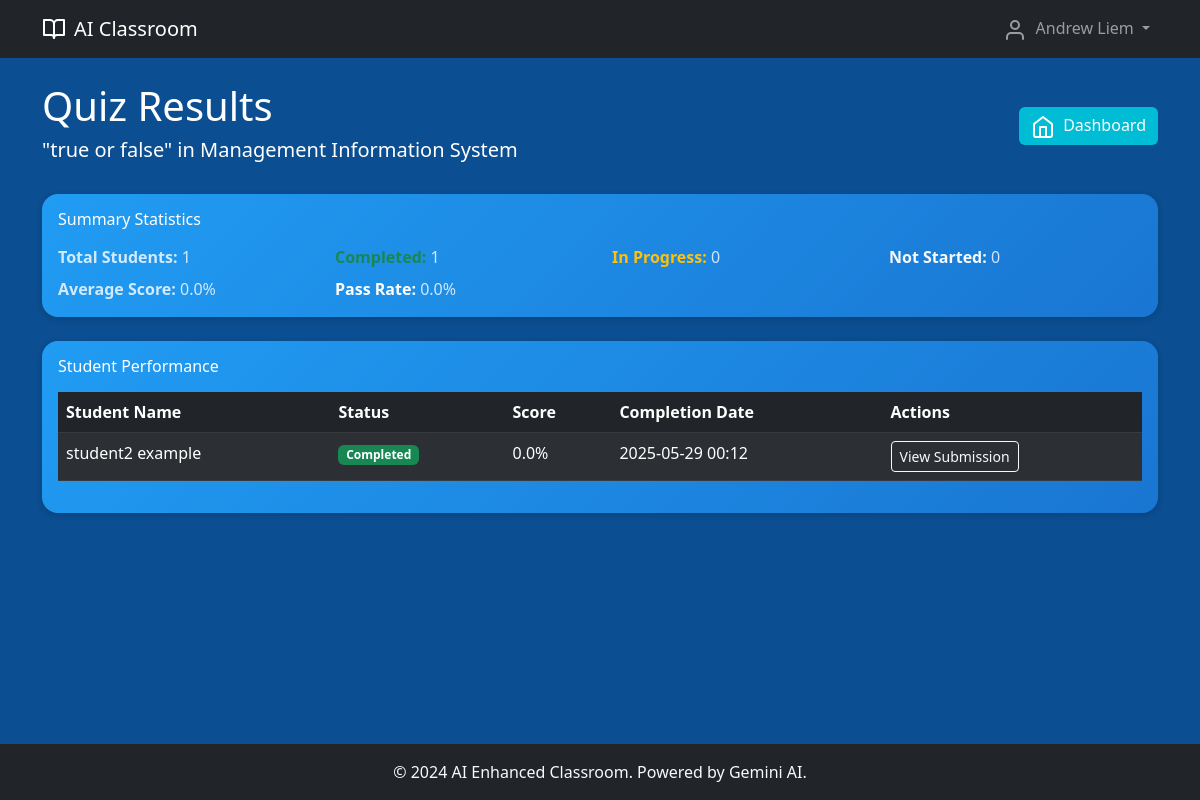
The page /teacher/quiz/4/results (signed in) on the database its author committed.
### models.py (models this page shows, shortened)
class User(UserMixin, db.Model):
    id = db.Column(db.Integer, primary_key=True)
    email = db.Column(db.String(120), unique=True, nullable=False)
    password_hash = db.Column(db.String(256), nullable=False)
    role = db.Column(db.String(20), nullable=False)  # 'teacher' or 'student'
    first_name = db.Column(db.String(100), nullable=False)
    last_name = db.Column(db.String(100), nullable=False)
    created_at = db.Column(db.DateTime, default=datetime.utcnow)
    taught_classrooms = db.relationship('Classroom', backref='teacher', lazy=True)
    enrollments = db.relationship('Enrollment', backref='student', lazy=True)
    self_evaluations = db.relationship('SelfEvaluation', backref='student', lazy=True)
    created_quizzes = db.relationship('Quiz', backref='teacher', lazy=True)
    @property
    def full_name(self):
        return f"{self.first_name} {self.last_name}"

class Quiz(db.Model):
    id = db.Column(db.Integer, primary_key=True)
    title = db.Column(db.String(200), nullable=False)
    description = db.Column(db.Text)
    teacher_id = db.Column(db.Integer, db.ForeignKey('user.id'), nullable=False)
    classroom_id = db.Column(db.Integer, db.ForeignKey('classroom.id'), nullable=False)
    quiz_type = db.Column(db.String(20), nullable=False)  # 'mcq', 'true_false', 'essay'
    questions_json = db.Column(db.Text, nullable=False)
    time_limit_minutes = db.Column(db.Integer)  # NULL means no time limit
    passing_score = db.Column(db.Float, default=60.0)
    is_required = db.Column(db.Boolean, default=False)
    available_from = db.Column(db.DateTime)
    available_until = db.Column(db.DateTime)
    created_at = db.Column(db.DateTime, default=datetime.utcnow)
    published = db.Column(db.Boolean, default=False)
    max_attempts = db.Column(db.Integer) # NULL means unlimited attempts
    evaluations = db.relationship('SelfEvaluation', backref='quiz', lazy=True)

class Classroom(db.Model):
    id = db.Column(db.Integer, primary_key=True)
    name = db.Column(db.String(200), nullable=False)
    description = db.Column(db.Text)
    invitation_code = db.Column(db.String(10), unique=True, nullable=False)
    teacher_id = db.Column(db.Integer, db.ForeignKey('user.id'), nullable=False)
    created_at = db.Column(db.DateTime, default=datetime.utcnow)
    enrollments = db.relationship('Enrollment', backref='classroom', lazy=True, cascade='all, delete-orphan')
    materials = db.relationship('Material', backref='classroom', lazy=True, cascade='all, delete-orphan')
    self_evaluations = db.relationship('SelfEvaluation', backref='classroom', lazy=True, cascade='all, delete-orphan')
    quizzes = db.relationship('Quiz', backref='classroom', lazy=True, cascade='all, delete-orphan')

class SelfEvaluation(db.Model):
    id = db.Column(db.Integer, primary_key=True)
    student_id = db.Column(db.Integer, db.ForeignKey('user.id'), nullable=False)
    classroom_id = db.Column(db.Integer, db.ForeignKey('classroom.id'), nullable=False)
    material_id = db.Column(db.Integer, db.ForeignKey('material.id'), nullable=True)
    quiz_id = db.Column(db.Integer, db.ForeignKey('quiz.id'), nullable=True)
    quiz_type = db.Column(db.String(20), nullable=False)  # 'mcq', 'true_false', 'essay'
    questions_json = db.Column(db.Text, nullable=False)
    answers_json = db.Column(db.Text, nullable=False)
    score = db.Column(db.Float)
    feedback_json = db.Column(db.Text)
    created_at = db.Column(db.DateTime, default=datetime.utcnow)
    completed_at = db.Column(db.DateTime)
    is_ai_generated = db.Column(db.Boolean, default=True)
    started_at = db.Column(db.DateTime)

### routes.py (the view)
@app.route('/teacher/quiz/<int:quiz_id>/results')
@login_required
def teacher_quiz_results(quiz_id):
    if current_user.role != 'teacher':
        flash('Access denied', 'error')
        return redirect(url_for('index'))
    quiz = Quiz.query.filter_by(id=quiz_id).first_or_404()
    if quiz.teacher_id != current_user.id:
        flash('Access denied: you can only view results for your own quizzes', 'error')
        return redirect(url_for('teacher_dashboard'))
    evaluations = SelfEvaluation.query.filter_by(quiz_id=quiz_id).all()
    enrollments = Enrollment.query.filter_by(classroom_id=quiz.classroom_id).all()
    students = [enrollment.student for enrollment in enrollments]
    completed_students = set()
    in_progress_students = set()
    latest_completed_evaluations = {}
    for evaluation in evaluations:
        if evaluation.student_id not in completed_students and evaluation.student_id not in in_progress_students:
            if evaluation.completed_at is not None:
                completed_students.add(evaluation.student_id)
            elif evaluation.started_at is not None:
                in_progress_students.add(evaluation.student_id)
        if evaluation.completed_at is not None:
            student_id = evaluation.student_id
            if student_id not in latest_completed_evaluations or evaluation.completed_at > latest_completed_evaluations[student_id].completed_at:
                latest_completed_evaluations[student_id] = evaluation
    completed_count = len(completed_students)
    in_progress_count = len(in_progress_students)
    not_started_count = len(students) - (completed_count + in_progress_count)
    if completed_count > 0:
        completed_scores = [e.score for e in latest_completed_evaluations.values() if e.score is not None]
        if completed_scores:
            avg_score = sum(completed_scores) / completed_count
        else:
            avg_score = 0.0 # Handle case where all completed scores are None (shouldn't happen if 0% is 0.0)
        pass_count = sum(1 for e in evaluations if e.completed_at is not None and e.score is not None and e.score >= quiz.passing_score)
        pass_rate = (pass_count / completed_count) * 100 if completed_count > 0 else 0
    else:
        avg_score = None
        pass_rate = None
    return render_template('teacher/quiz_results.html',
                         classroom=quiz.classroom,
                         quiz=quiz,
                         evaluations=evaluations,
                         students=students,
                         completed_count=completed_count,
                         in_progress_count=in_progress_count,
                         not_started_count=not_started_count,
                         avg_score=avg_score,
                         pass_rate=pass_rate)

### app.py (called while the page is built)
@login_manager.user_loader
def load_user(user_id):
    from models import User
    return User.query.get(int(user_id))

### templates/teacher/quiz_results.html (shortened to what this page needs)
{% extends "base.html" %}
{% block content %}
<div class="d-flex justify-content-between align-items-center mb-4">
    <div>
        <h1 class="text-white">Quiz Results</h1>
        <h5 class="text-white">"{{ quiz.title }}" in {{ classroom.name }}</h5>
    </div>
    <a href="{{ url_for('teacher_dashboard') }}" class="btn btn-gradient-teal">
        <i data-feather="home" class="me-2"></i>Dashboard
    </a>
</div>
<div class="card border-0 gradient-blue rounded-4 mb-4">
    <div class="card-body">
        <h6 class="text-white mb-3">Summary Statistics</h6>
        <div class="row text-white-80">
            <div class="col-md-3">
                <strong class="text-white-80">Total Students:</strong> {{ students|length }}
            </div>
            <div class="col-md-3">
                <strong class="text-success">Completed:</strong> {{ completed_count }}
            </div>
            <div class="col-md-3">
                <strong class="text-yellow">In Progress:</strong> {{ in_progress_count }}
            </div>
            <div class="col-md-3">
                <strong class="text-light">Not Started:</strong> {{ not_started_count }}
            </div>
        </div>
        {% if completed_count > 0 %}
        <div class="row text-white-80 mt-2">
            <div class="col-md-3">
                <strong class="text-white-80">Average Score:</strong> {{ "%.1f%%"|format(avg_score) if avg_score is not none else 'N/A' }}
            </div>
            <div class="col-md-3">
                <strong class="text-white">Pass Rate:</strong> {{ "%.1f%%"|format(pass_rate) if pass_rate is not none else 'N/A' }}
            </div>
        </div>
        {% endif %}
    </div>
</div>
<div class="card border-0 gradient-blue rounded-4">
    <div class="card-body">
        <h6 class="text-white mb-3">Student Performance</h6>
        {% if students %}
        <div class="table-responsive">
            <table class="table table-dark table-striped table-hover text-white-80">
                <thead>
                    <tr>
                        <th class="text-white">Student Name</th>
                        <th class="text-white">Status</th>
                        <th class="text-white">Score</th>
                        <th class="text-white">Completion Date</th>
                        <th class="text-white">Actions</th>
                    </tr>
                </thead>
                <tbody>
                    {% for student in students %}
                    <tr>
                        <td>{{ student.full_name }}</td>
                        <td>
                            {% set evaluation = evaluations | selectattr('student_id', 'equalto', student.id) | first %}
                            {% if evaluation %}
                                {% if evaluation.completed_at %}
                                    <span class="badge bg-success">Completed</span>
                                {% elif evaluation.started_at %}
                                    <span class="badge bg-warning text-dark">In Progress</span>
                                {% else %}
                                    <span class="badge bg-secondary">Not Started</span>
                                {% endif %}
                            {% else %}
                                <span class="badge bg-secondary">Not Started</span>
                            {% endif %}
                        </td>
                        <td>
                            {% if evaluation and evaluation.completed_at and evaluation.score is not none %}
                                {{ "%.1f%%"|format(evaluation.score) }}
                            {% else %}
                                N/A
                            {% endif %}
                        </td>
                        <td>
                            {% if evaluation and evaluation.completed_at %}
                                {{ evaluation.completed_at.strftime('%Y-%m-%d %H:%M') }}
                            {% else %}
                                N/A
                            {% endif %}
                        </td>
                        <td>
                            {% if evaluation and evaluation.completed_at %}
                                <a href="{{ url_for('teacher_view_submission', quiz_id=quiz.id, evaluation_id=evaluation.id) }}" class="btn btn-sm btn-outline-light">
                                    View Submission
                                </a>
                            {% else %}
                                <button class="btn btn-sm btn-outline-secondary" disabled>View Submission</button>
                            {% endif %}
                        </td>
                    </tr>
                    {% endfor %}
                </tbody>
            </table>
        </div>
        {% else %}
        <p class="text-white-80">No students enrolled in this classroom yet.</p>
        {% endif %}
    </div>
</div>
{% endblock %}

### templates/base.html (shortened to what this page needs)
<!DOCTYPE html>
<html lang="en">
<head>
    <link href="https://cdn.jsdelivr.net/npm/bootstrap@5.3.0/dist/css/bootstrap.min.css" rel="stylesheet">
    <link rel="stylesheet" href="https://cdnjs.cloudflare.com/ajax/libs/font-awesome/6.4.0/css/all.min.css">
</head>
<body class="d-flex flex-column min-vh-100" style="background-color: #0b4e91;">
    <nav class="navbar navbar-expand-lg navbar-dark bg-dark">
        <div class="container">
            <a class="navbar-brand d-flex align-items-center" href="{{ url_for('index') }}">
                <i data-feather="book-open" class="me-2"></i>
                AI Classroom
            </a>
            <div class="collapse navbar-collapse" id="navbarNav">
                <ul class="navbar-nav ms-auto">
                    {% if current_user.is_authenticated %}
                        <li class="nav-item dropdown">
                            <a class="nav-link dropdown-toggle" href="#" role="button" data-bs-toggle="dropdown">
                                <i data-feather="user" class="me-1"></i>
                                {{ current_user.full_name }}
                            </a>
                        </li>
                    {% endif %}
                </ul>
            </div>
        </div>
    </nav>
    <main class="container my-4 flex-grow-1">
        {% if error_message %}
            <div class="text-center py-5">
                <i data-feather="alert-circle" class="text-warning" style="width: 64px; height: 64px;"></i>
                <h2 class="mt-3">{{ error_message }}</h2>
                <a href="{{ url_for('index') }}" class="btn btn-primary mt-3">
                    <i data-feather="home" class="me-2"></i>Go Home
                </a>
            </div>
        {% else %}
            {% block content %}{% endblock %}
        {% endif %}
    </main>
    <footer class="bg-dark text-light py-3 mt-auto">
        <div class="container text-center">
            <p class="mb-0">&copy; 2024 AI Enhanced Classroom. Powered by Gemini AI.</p>
        </div>
    </footer>
</body>
</html>

### templates/base.html (style rules this page uses)
.card.gradient-blue { background: linear-gradient(135deg, #219CF3, #1976D2) !important; color: white !important; }
.btn.btn-gradient-teal { background-color: #00BCD4 !important; color: white !important; border: none !important; }
.text-white-80 { color: rgba(255,255,255,0.8) !important; }
.text-yellow { color: #FFC107 !important; }
.gradient-blue { background: linear-gradient(to bottom right, #1976D2, #2196F3) !important; }
.card { box-shadow: 0px 2px 6px rgba(0,0,0,0.15); }
.rounded-4 { border-radius: 1rem; }
.text-white-80 { color: rgba(255, 255, 255, 0.8) !important; }

### rows shown on the page
User: full_name "Andrew Liem"
Quiz: title "true or false"
Classroom: name "Management Information System"
User: full_name "student2 example"
SelfEvaluation: score "0.0%", completed_at "2025-05-29 00:12"

### other values the page prints
{{ students|length }} "1"
{{ completed_count }} "1"
{{ in_progress_count }} "0"
{{ not_started_count }} "0"
{{ "%.1f%%"|format(avg_score) if avg_score is not none else 'N/A' }} "0.0%"
{{ "%.1f%%"|format(pass_rate) if pass_rate is not none else 'N/A' }} "0.0%"
